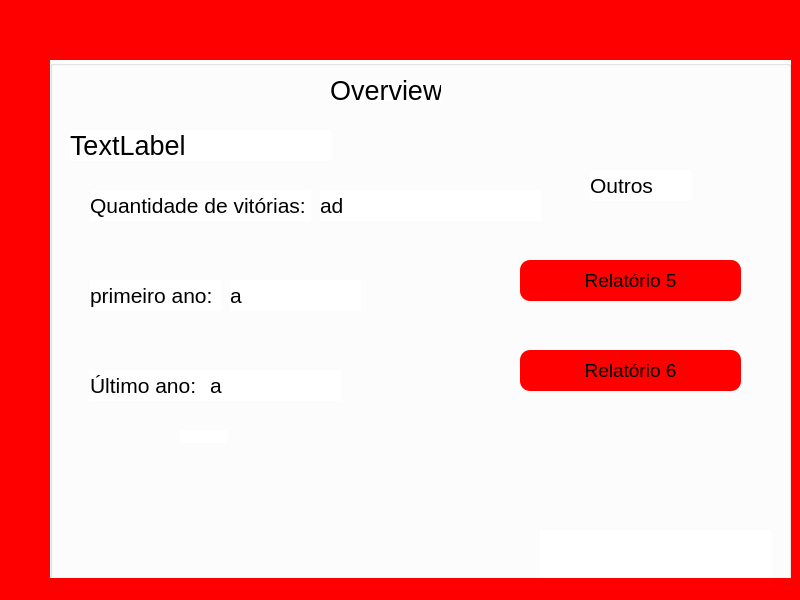
<?xml version="1.0" encoding="UTF-8"?>
<ui version="4.0">
 <class>MainWindow</class>
 <widget class="QMainWindow" name="MainWindow">
  <property name="geometry">
   <rect>
    <x>0</x>
    <y>0</y>
    <width>800</width>
    <height>600</height>
   </rect>
  </property>
  <property name="windowTitle">
   <string>MainWindow</string>
  </property>
  <property name="styleSheet">
   <string notr="true">background-color: rgb(255, 0, 0);</string>
  </property>
  <widget class="QWidget" name="centralwidget">
   <widget class="QGroupBox" name="groupBox">
    <property name="geometry">
     <rect>
      <x>50</x>
      <y>60</y>
      <width>741</width>
      <height>551</height>
     </rect>
    </property>
    <property name="styleSheet">
     <string notr="true">background-color: rgb(255, 255, 255);</string>
    </property>
    <property name="title">
     <string/>
    </property>
    <widget class="QLabel" name="label_8">
     <property name="geometry">
      <rect>
       <x>490</x>
       <y>470</y>
       <width>231</width>
       <height>61</height>
      </rect>
     </property>
     <property name="text">
      <string/>
     </property>
     <property name="pixmap">
      <pixmap>../formula-1-logo-1-1.png</pixmap>
     </property>
     <property name="scaledContents">
      <bool>true</bool>
     </property>
     <property name="alignment">
      <set>Qt::AlignLeading|Qt::AlignLeft|Qt::AlignVCenter</set>
     </property>
    </widget>
    <widget class="QLabel" name="label">
     <property name="geometry">
      <rect>
       <x>280</x>
       <y>20</y>
       <width>111</width>
       <height>21</height>
      </rect>
     </property>
     <property name="font">
      <font>
       <pointsize>20</pointsize>
      </font>
     </property>
     <property name="text">
      <string>Overview</string>
     </property>
    </widget>
    <widget class="QLabel" name="PilotoOverview">
     <property name="geometry">
      <rect>
       <x>20</x>
       <y>70</y>
       <width>261</width>
       <height>31</height>
      </rect>
     </property>
     <property name="font">
      <font>
       <pointsize>20</pointsize>
      </font>
     </property>
     <property name="text">
      <string>TextLabel</string>
     </property>
    </widget>
    <widget class="QLabel" name="label_3">
     <property name="geometry">
      <rect>
       <x>540</x>
       <y>110</y>
       <width>101</width>
       <height>31</height>
      </rect>
     </property>
     <property name="font">
      <font>
       <pointsize>16</pointsize>
      </font>
     </property>
     <property name="text">
      <string>Outros</string>
     </property>
    </widget>
    <widget class="QPushButton" name="Relatorio5">
     <property name="geometry">
      <rect>
       <x>470</x>
       <y>200</y>
       <width>221</width>
       <height>41</height>
      </rect>
     </property>
     <property name="font">
      <font>
       <pointsize>14</pointsize>
      </font>
     </property>
     <property name="styleSheet">
      <string notr="true">QPushButton{
	background-color: rgb(255, 0, 0);
	border-radius:10px;
		
}

QPushButton:hover{
	background-color: rgb(191, 0, 0);
	border:none;	
	gridline-color: rgb(191, 0, 0);
}

QPushButton:pressr{
	border:none;	
	border-bottom:none;
	gridline-color: rgb(191, 0, 0);
}</string>
     </property>
     <property name="text">
      <string>Relatório 5</string>
     </property>
    </widget>
    <widget class="QLabel" name="label_2">
     <property name="geometry">
      <rect>
       <x>40</x>
       <y>130</y>
       <width>221</width>
       <height>31</height>
      </rect>
     </property>
     <property name="font">
      <font>
       <pointsize>16</pointsize>
      </font>
     </property>
     <property name="text">
      <string>Quantidade de vitórias:</string>
     </property>
    </widget>
    <widget class="QLabel" name="label_4">
     <property name="geometry">
      <rect>
       <x>40</x>
       <y>220</y>
       <width>131</width>
       <height>31</height>
      </rect>
     </property>
     <property name="font">
      <font>
       <pointsize>16</pointsize>
      </font>
     </property>
     <property name="text">
      <string>primeiro ano:</string>
     </property>
    </widget>
    <widget class="QLabel" name="label_5">
     <property name="geometry">
      <rect>
       <x>130</x>
       <y>370</y>
       <width>47</width>
       <height>13</height>
      </rect>
     </property>
     <property name="text">
      <string/>
     </property>
    </widget>
    <widget class="QLabel" name="label_6">
     <property name="geometry">
      <rect>
       <x>40</x>
       <y>310</y>
       <width>221</width>
       <height>31</height>
      </rect>
     </property>
     <property name="font">
      <font>
       <pointsize>16</pointsize>
      </font>
     </property>
     <property name="text">
      <string>Último ano:</string>
     </property>
    </widget>
    <widget class="QLabel" name="NumeroVitorias">
     <property name="geometry">
      <rect>
       <x>270</x>
       <y>130</y>
       <width>221</width>
       <height>31</height>
      </rect>
     </property>
     <property name="font">
      <font>
       <pointsize>16</pointsize>
      </font>
     </property>
     <property name="text">
      <string>ad</string>
     </property>
    </widget>
    <widget class="QLabel" name="PrimeiroAno">
     <property name="geometry">
      <rect>
       <x>180</x>
       <y>220</y>
       <width>131</width>
       <height>31</height>
      </rect>
     </property>
     <property name="font">
      <font>
       <pointsize>16</pointsize>
      </font>
     </property>
     <property name="text">
      <string>a</string>
     </property>
    </widget>
    <widget class="QLabel" name="UltimoAno">
     <property name="geometry">
      <rect>
       <x>160</x>
       <y>310</y>
       <width>131</width>
       <height>31</height>
      </rect>
     </property>
     <property name="font">
      <font>
       <pointsize>16</pointsize>
      </font>
     </property>
     <property name="text">
      <string>a</string>
     </property>
    </widget>
    <widget class="QPushButton" name="Relatorio6">
     <property name="geometry">
      <rect>
       <x>470</x>
       <y>290</y>
       <width>221</width>
       <height>41</height>
      </rect>
     </property>
     <property name="font">
      <font>
       <pointsize>14</pointsize>
      </font>
     </property>
     <property name="styleSheet">
      <string notr="true">QPushButton{
	background-color: rgb(255, 0, 0);
	border-radius:10px;
		
}

QPushButton:hover{
	background-color: rgb(191, 0, 0);
	border:none;	
	gridline-color: rgb(191, 0, 0);
}

QPushButton:pressr{
	border:none;	
	border-bottom:none;
	gridline-color: rgb(191, 0, 0);
}</string>
     </property>
     <property name="text">
      <string>Relatório 6</string>
     </property>
    </widget>
   </widget>
  </widget>
  <widget class="QMenuBar" name="menubar">
   <property name="geometry">
    <rect>
     <x>0</x>
     <y>0</y>
     <width>800</width>
     <height>21</height>
    </rect>
   </property>
  </widget>
  <widget class="QStatusBar" name="statusbar"/>
 </widget>
 <resources/>
 <connections/>
</ui>
